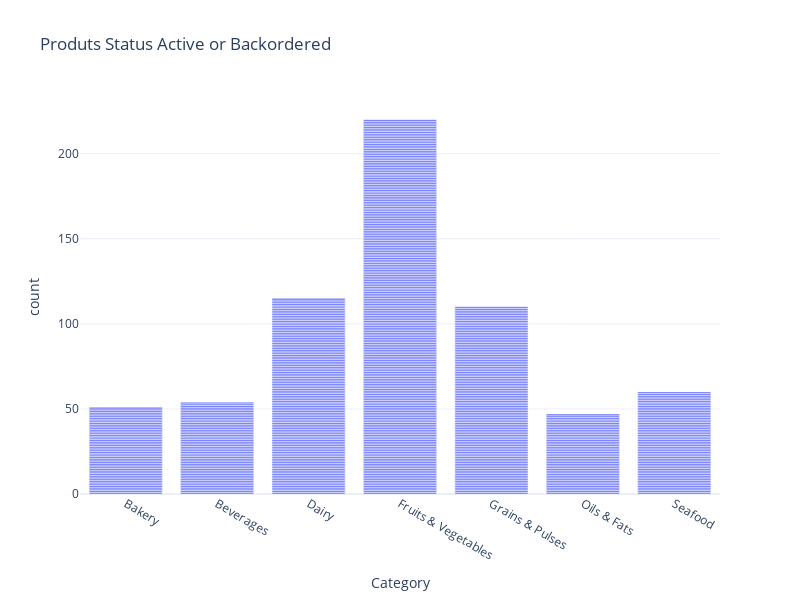

The cell this chart's notebook holds for it:
### Code cell
fig = px.bar(df.query('Status != "Discontinued"').sort_values(by='Category'), 'Category', title='Produts Status Active or Backordered')
fig.show()

### Figure 1 — Plotly figure (JSON) as saved in the notebook; plotly's stock layout.template omitted (floating-point values rounded to 4 significant figures; data arrays with more than 128 entries replaced by an {"elided": "..."} marker saying what was removed)
{"data": [{"hovertemplate": "Category=%{x}<br>count=%{y}<extra></extra>", "legendgroup": "", "marker": {"color": "#636efa", "pattern": {"shape": ""}}, "name": "", "orientation": "v", "showlegend": false, "textposition": "auto", "type": "bar", "x": {"elided": "657 str values"}, "xaxis": "x", "y": {"elided": "657 int values"}, "yaxis": "y"}], "layout": {"barmode": "relative", "height": 600, "legend": {"tracegroupgap": 0}, "title": {"text": "Produts Status Active or Backordered"}, "width": 800, "xaxis": {"anchor": "y", "domain": [0, 1], "title": {"text": "Category"}}, "yaxis": {"anchor": "x", "domain": [0, 1], "title": {"text": "count"}}}}
